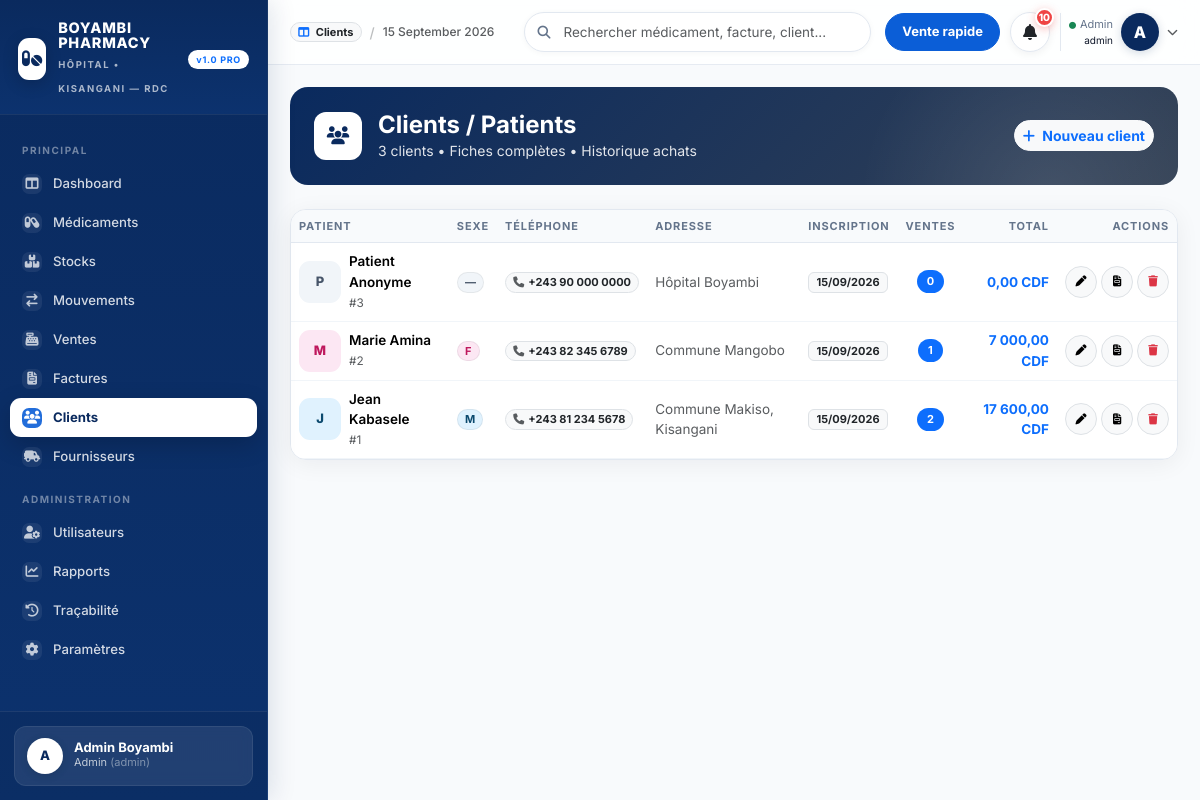
/customers.php (signed in), run on the app's committed database.
### tables this page shows
CREATE TABLE customers (
  id INT AUTO_INCREMENT PRIMARY KEY,
  full_name VARCHAR(150) NOT NULL,
  gender ENUM('M','F','Autre') DEFAULT 'M',
  phone VARCHAR(30) NULL,
  address VARCHAR(255) NULL,
  created_at TIMESTAMP DEFAULT CURRENT_TIMESTAMP
);

### config/config.php (called while the page is built, shortened)
<?php
function e($str){ return htmlspecialchars($str ?? '', ENT_QUOTES, 'UTF-8'); }
function money($n){ return number_format((float)$n, 2, ',', ' ') . ' CDF'; }

### customers.php (the view, shortened to what this page needs)
<?php
require_once __DIR__.'/config/database.php';
require_once __DIR__.'/includes/partials/layout.php';
$where=" WHERE 1=1 "; $params=[];
$stmt=$pdo->prepare("SELECT c.*, (SELECT COUNT(*) FROM sales s WHERE s.customer_id=c.id) as nb, (SELECT COALESCE(SUM(total),0) FROM sales s WHERE s.customer_id=c.id) as total FROM customers c $where ORDER BY c.id DESC LIMIT 100");
$stmt->execute($params); $customers=$stmt->fetchAll();
?>
<div class="cust-hero p-4 mb-4">
  <div class="d-flex flex-wrap justify-content-between gap-3 align-items-center" style="position:relative; z-index:1">
    <div class="d-flex gap-3 align-items-center">
      <div style="width:48px;height:48px;background:#fff;color:#0a2a5e;border-radius:12px;display:grid;place-items:center;font-size:18px"><i class="fa-solid fa-users"></i></div>
      <div>
        <h4 class="fw-bold mb-0">Clients / Patients</h4>
        <div class="small" style="opacity:.88"><?= count($customers) ?> clients • Fiches complètes • Historique achats</div>
      </div>
    </div>
    <button class="btn btn-light text-primary btn-sm fw-bold" style="border-radius:999px" data-bs-toggle="modal" data-bs-target="#custModal" onclick="openCreate()"><i class="fa-solid fa-plus me-1"></i> Nouveau client</button>
  </div>
</div>
<div class="card" style="border-radius:16px; overflow:hidden">
  <div class="table-responsive"><table class="table table-hover mb-0" id="mainTable">
    <thead><tr><th>Patient</th><th>Sexe</th><th>Téléphone</th><th>Adresse</th><th>Inscription</th><th class="text-center">Ventes</th><th class="text-end">Total</th><th class="text-end">Actions</th></tr></thead>
    <tbody>
      <?php foreach($customers as $c):
        $initial = strtoupper(substr($c['full_name'],0,1));
        $bg = $c['gender']=='F' ? '#fce7f3' : ($c['gender']=='M' ? '#e0f2fe' : '#f1f5f9');
        $col = $c['gender']=='F' ? '#be185d' : ($c['gender']=='M' ? '#0c4a6e' : '#475569');
      ?>
      <tr>
        <td><div class="d-flex gap-2 align-items-center"><div class="avatar-cust" style="background:<?= $bg ?>; color:<?= $col ?>"><?= e($initial) ?></div><div><div class="fw-semibold" style="font-size:13.5px"><?= e($c['full_name']) ?></div><small class="text-muted">#<?= $c['id'] ?></small></div></div></td>
        <td><span class="badge" style="border-radius:999px; font-size:11px; background:<?= $bg ?>; color:<?= $col ?>; border:1px solid rgba(0,0,0,.06)"><?= e($c['gender']=='M'?'M':($c['gender']=='F'?'F':'—')) ?></span></td>
        <td><span class="badge bg-light border text-dark" style="border-radius:999px; font-size:11px"><i class="fa-solid fa-phone me-1 text-muted"></i><?= e($c['phone'] ?: '—') ?></span></td>
        <td class="small text-muted"><?= e($c['address'] ?: '—') ?></td>
        <td class="small"><span class="badge bg-light border text-dark" style="font-size:11px"><?= date('d/m/Y', strtotime($c['created_at'])) ?></span></td>
        <td class="text-center"><span class="badge bg-primary" style="border-radius:999px; font-size:11px; padding:6px 10px"><?= $c['nb'] ?></span></td>
        <td class="text-end fw-bold text-primary"><?= money($c['total']) ?></td>
        <td class="text-end">
          <div class="d-flex gap-1 justify-content-end">
            <button class="btn btn-sm btn-light border" style="border-radius:999px; width:32px; height:32px; display:grid; place-items:center" onclick='openEdit(<?= json_encode($c) ?>)'><i class="fa-solid fa-pen" style="font-size:11px"></i></button>
            <a href="invoices.php?q=<?= urlencode($c['full_name']) ?>" class="btn btn-sm btn-light border" style="border-radius:999px; width:32px; height:32px; display:grid; place-items:center"><i class="fa-solid fa-file-invoice" style="font-size:11px"></i></a>
            <form method="post" onsubmit="return confirm('Supprimer ?')" class="d-inline"><?= csrf_field() ?><input type="hidden" name="action" value="delete"><input type="hidden" name="id" value="<?= $c['id'] ?>"><button class="btn btn-sm btn-light border text-danger" style="border-radius:999px; width:32px; height:32px; display:grid; place-items:center"><i class="fa-solid fa-trash" style="font-size:11px"></i></button></form>
          </div>
        </td>
      </tr>
      <?php endforeach; ?>
    </tbody>
  </table></div>
</div>

### assets/css/style.css (style rules this page uses)
:root { --blue:#0b5ed7; --blue-dark:#0a2a5e; --blue-light:#e8f0fe; --blue-mid:#3b82f6; --green:#10b981; --green-light:#e6f7ef; --orange:#f59e0b; --orange-light:#fff7e6; --red:#ef4444; --red-light:#fee2e2; --gray-50:#f8fafc; --gray-100:#f1f5f9; --gray-200:#e2e8f0; --gray-300:#cbd5e1; --gray-500:#64748b; --gray-700:#334155; --gray-900:#0f172a; --radius:14px; --radius-sm:10px; --shadow:0 4px 24px rgba(15,23,42,.06); --shadow-lg:0 10px 40px rgba(15,23,42,.10); }
* { font-family:'Inter',system-ui,-apple-system,Segoe UI,Roboto,Helvetica,Arial,sans-serif }
body { background:var(--gray-50); color:var(--gray-900); }
a { text-decoration:none }
.card { border:1px solid var(--gray-200); border-radius:var(--radius); box-shadow:var(--shadow); overflow:hidden }
.table thead th { font-size:11px; letter-spacing:.08em; text-transform:uppercase; color:var(--gray-500); font-weight:700; background:var(--gray-50); border-bottom:1px solid var(--gray-200); white-space:nowrap }
.table tbody td { vertical-align:middle; font-size:13.5px; border-bottom:1px solid #f1f5f9 }

### customers.php (style rules this page uses)
.cust-hero { background:linear-gradient(135deg,#0a2a5e 0%, #334155 100%); border-radius:18px; color:#fff; position:relative; overflow:hidden }
.cust-hero::after { content:""; position:absolute; width:380px; height:380px; background:radial-gradient(circle, rgba(255,255,255,.1), transparent 70%); right:-60px; top:-80px }
.avatar-cust { width:42px;height:42px;border-radius:11px; display:grid; place-items:center; font-weight:800; font-size:13px; flex-shrink:0 }

### data on the page
customers: full_name "P", full_name "Patient Anonyme", id "3", gender "—", phone "+243 90 000 0000", address "Hôpital Boyambi", created_at "15/09/2026", nb "0", total "0,00 CDF"
customers: full_name "M", full_name "Marie Amina", id "2", gender "F", phone "+243 82 345 6789", address "Commune Mangobo", created_at "15/09/2026", nb "1", total "7 000,00 CDF"
customers: full_name "J", full_name "Jean Kabasele", id "1", gender "M", phone "+243 81 234 5678", address "Commune Makiso, Kisangani", created_at "15/09/2026", nb "2", total "17 600,00 CDF"

### other printed values
substr($user['name'],0,1) "A"
$user['name'] "Admin Boyambi"
roleLabel($user['role']) "Admin"
$user['role'] "admin"
$title "Clients"
$alertCount "10"
count($customers) "3"
